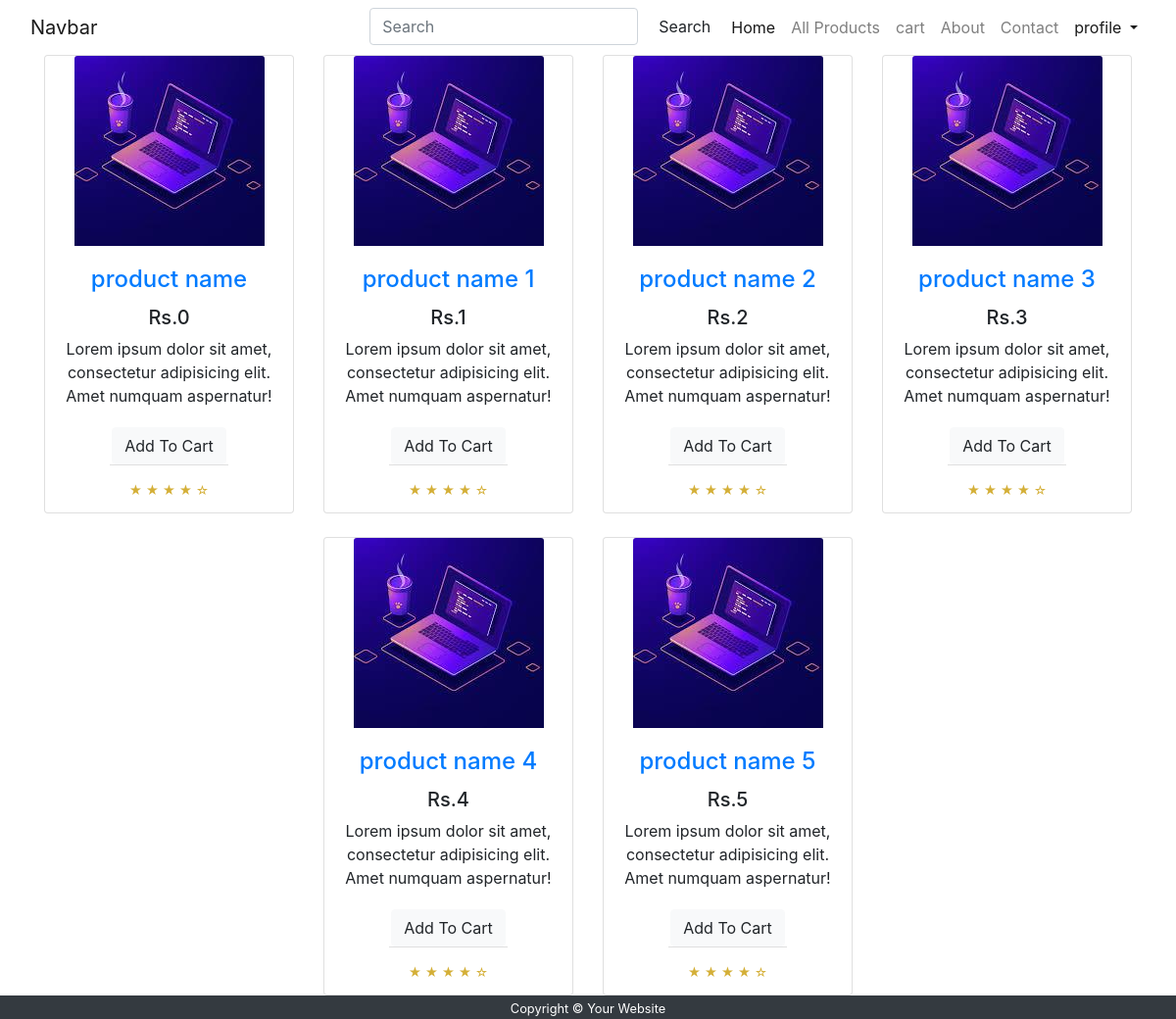
The app's page /allproducts with its own data.
### myapp/models.py (models this page shows, shortened)
class Product(models.Model):
	name = models.CharField(max_length=220)
	price = models.IntegerField(default=0)
	category = models.ForeignKey(Category,on_delete=models.CASCADE,default=1)
	description = models.TextField()
	image = models.ImageField(upload_to='upload/products')
	date = models.DateTimeField(auto_now_add=True)
	@staticmethod
	def getAllCategory():
		return Product.objects.all()

### myapp/views.py (the view, shortened to what this page needs)
# urls.py: path('allproducts', views.allproducts, name='allproducts'),
def allproducts(request):
    products = Product.getAllCategory()
    context={"Products":products,'Customer':""}
    if request.session.get('customer'):
        print('costomer id',request.session.get('customer'))
        cstid=request.session.get('customer')
        context['customer']= Customer.getCustomerByid(cstid)[0]
        qurry=Customer.getCustomerByid(cstid)
        print(qurry[0])
    if request.method=="GET":
        if request.GET.get('category_id'):
            cart = request.session.get('cart')
            if not cart:
             request.session['cart'] = {}
            filterProduct = Product.getProductByFilter(request.GET['category_id'])
            context["Products"]=filterProduct
            return render(request,'allproducts.html',context)
    return render(request,'allproducts.html',context)

### templates/allproducts.html (shortened to what this page needs)
{% extends "main.html" %}
{% load cart %}
{% block Checkout %}
<div class="container">
    {% if Products|length == 0 %}
    <div class="alert alert-warning col-12">
        <strong>
            <h3>No Product Found!</h3>
        </strong>
    </div>
    {% elif Products|length > 0 %}
    <div class="row align-items-center justify-content-center" >
      {% for Products in Products %}
      <div class="col-lg-3 col-md-6 mb-4" >
        <div class="card h-100 align-items-center justify-content-center">
          <a href="#"><img class="card-img-top" src="{{ Products.image.url }}" alt=""></a>
          <div class="card-body text-center">
            <h4 class="card-title align-items-center justify-content-center ">
              <a href="#" >{{ Products.name}}</a>
            </h4>
            <h5>Rs.{{ Products.price }}</h5>
            <p class="card-text">Lorem ipsum dolor sit amet, consectetur adipisicing elit. Amet numquam aspernatur!</p>
          </div>
          <div>
            {% if Products|is_in_cart:request.session.cart %}
                      <div class="row ">
                          <form action="/#{{Products.id}}" class="col-2 " method="post">
                              {% csrf_token %}
                              <input hidden type="text" name='product' value='{{Products.id}}'>
                              <input hidden type="text" name='remove' value='True'>
                              <input type="submit" value=" - " class="btn btn-block btn-light border-right">
                          </form>
                          <div class="text-center col">{{Products|cart_quantity:request.session.cart}} in Cart</div>
                          <form action="/#{{Products.id}}" class="col-2 " method="post">
                              {% csrf_token %}
                              <input hidden type="text" name='product' value='{{Products.id}}'>
                              <input type="submit" value=" + " class="btn btn-block btn-light border-left">
                          </form>
                      </div>
                      {% else %}
                      <form action="/#{{Products.id}}" method="POST" class="btn-block">
                          <input type="submit" class="float-right btn btn-light  form-control"
                              value="Add To Cart">
                      </form>
                      {% endif %}
          </div>
          <div class="card-footer bg-white">
            <small class="text-muted ">
            <span style="color: transparent;  text-shadow: 0 0 0 rgb(212,175,55) ">&#9733; &#9733; &#9733; &#9733; &#9734;</span>
           </small>
          </div>
        </div>
      </div>
     {% endfor %}
     {% endif %}
     {% endblock Checkout %}

### templates/main.html (shortened to what this page needs)
{% load cart %}
<!doctype html>
<html lang="en">
  <head>
    <link href="static/main.css" rel="stylesheet">
    <link rel="stylesheet" href="https://stackpath.bootstrapcdn.com/bootstrap/4.3.1/css/bootstrap.min.css">
  </head>
  <body>
      <div class="container-fluid">
    <nav class="navbar sticky-top navbar-expand-lg navbar-light">
        <a class="navbar-brand" href="\">Navbar</a>
        <div class="collapse navbar-collapse form-inline justify-content-end" id="navbarSupportedContent">
            <ul class="navbar-nav">
                <li class="nav-item ">
          <form class="form-inline my-2 my-lg-0">
            <input class="form-control mr-sm-2" type="text" placeholder="Search" aria-label="Search">
            <button class="btn btn-outline-white my-2 my-sm-0 " type="submit">Search</button>
          </form>
        </li>
        <li class="nav-item active">
          <a class="nav-link" href="\">Home <span class="sr-only">(current)</span></a>
        </li>
          <li class="nav-item {% block navactiveProducts %} {% endblock navactiveProducts %}">
            <a class="nav-link " href="/allproducts">All Products</a>
          </li>
          <li class="nav-item ">
            <a class="nav-link " href="/cart">cart</a>
          </li>
          <li class="nav-item {% block navactiveAbout %} {% endblock navactiveAbout %}">
            <a class="nav-link" href="/about">About</a>
          </li>
          <li class="nav-item {% block navactiveContact %} {% endblock navactiveContact %}">
            <a class="nav-link" href="/cantact">Contact</a>
          </li>
         <li class="nav-item dropdown active">
            <a class="nav-link dropdown-toggle" href="#" id="navbarDropdown" role="button" data-toggle="dropdown" aria-haspopup="true" aria-expanded="false">
             profile
            </a>
            </li>
        </ul>
        </div>
      </nav>
{% block Checkout %}{% endblock Checkout %}
    <footer id="sticky-footer" class=" bg-dark text-white fixed-bottom">
      <div class="container text-center">
        <small>Copyright &copy; Your Website</small>
      </div>
    </footer>
  </body>
</html>

### static/main.css (style rules this page uses)
* { box-sizing: border-box; }
body { font-family: Verdana, sans-serif; height: 100%; }
img { vertical-align: middle; }

### records on screen
Product: image (picture), name "product name", price "0"
Product: image (picture), name "product name 1", price "1"
Product: image (picture), name "product name 2", price "2"
Product: image (picture), name "product name 3", price "3"
Product: image (picture), name "product name 4", price "4"
Product: image (picture), name "product name 5", price "5"
